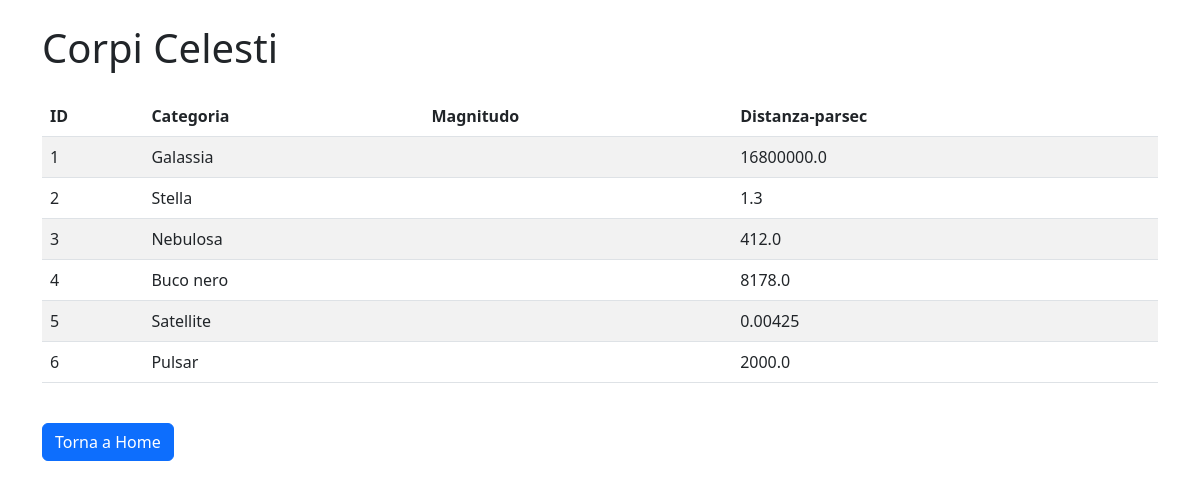
The app's page /corpi with its own data.
### tables this page shows
CREATE TABLE CORPO_CELESTE (
    id INTEGER PRIMARY KEY AUTOINCREMENT,
    nome VARCHAR(100) NOT NULL UNIQUE,
    categoria VARCHAR(50) NOT NULL,
    magnitudine FLOAT NOT NULL,
    distanza_parsec FLOAT NOT NULL CHECK (distanza_parsec >= 0)
);

### flask/es17/app.py (the view)
@app.route("/corpi")
def corpi():
    db = get_db()
    cur = db.execute("SELECT id, nome, categoria, magnitudine, distanza_parsec FROM CORPO_CELESTE")
    corpi = cur.fetchall()
    return render_template("corpi.html", corpi=corpi)

### flask/es17/app.py (called while the page is built)
def get_db():
    if "db" not in g:
        g.db = sqlite3.connect(DATABASE)
        g.db.row_factory = sqlite3.Row
    return g.db

### flask/es17/templates/corpi.html (shortened to what this page needs)
<!DOCTYPE html>
<html lang="it">
<head>
    <link href="https://cdn.jsdelivr.net/npm/bootstrap@5.3.0/dist/css/bootstrap.min.css" rel="stylesheet">
</head>
<body>
    <div class="container mt-4">
        <h1 class="mb-4">Corpi Celesti</h1>
        <div class="table-responsive mb-4">
            <table class="table table-striped table-hover">
                <thead>
                    <tr>
                        <th>ID</th>
                        <th>Categoria</th>
                        <th>Magnitudo</th>
                        <th>Distanza-parsec</th>
                    </tr>
                </thead>
                <tbody>
                    {% for corpo in corpi %}
                    <tr>
                        <td>{{ corpo.id }}</td>
                        <td>{{ corpo.categoria }}</td>
                        <td>{{ corpo.magnitudo }}</td>
                        <td>{{ corpo.distanza_parsec }}</td>
                    </tr>
                    {% endfor %}
                </tbody>
            </table>
        </div>
        <a class="btn btn-primary" href="/">Torna a Home</a>
    </div>
</body>
</html>

### records on screen
CORPO_CELESTE: id "1", categoria "Galassia", distanza_parsec "16800000.0"
CORPO_CELESTE: id "2", categoria "Stella", distanza_parsec "1.3"
CORPO_CELESTE: id "3", categoria "Nebulosa", distanza_parsec "412.0"
CORPO_CELESTE: id "4", categoria "Buco nero", distanza_parsec "8178.0"
CORPO_CELESTE: id "5", categoria "Satellite", distanza_parsec "0.00425"
CORPO_CELESTE: id "6", categoria "Pulsar", distanza_parsec "2000.0"
